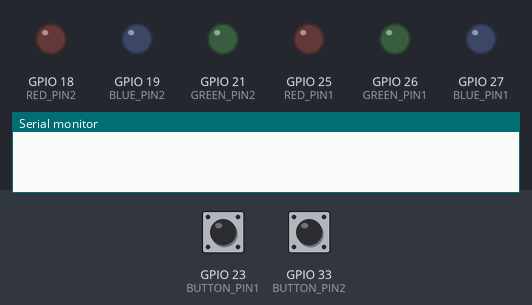
A program run on a simulated ESP32. Shown: output pins drawn as LEDs (lit = HIGH), the last lines printed to the serial monitor. The test bench sets the inputs (shaded band); at power-on: GPIO 23 (BUTTON_PIN1) HIGH, GPIO 33 (BUTTON_PIN2) HIGH.

Above: at 1.2 s.
1.3 s: GPIO 23 (BUTTON_PIN1) pulled LOW for 0.15 s
At 2.7 s:
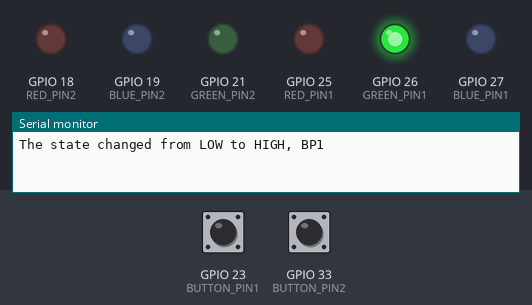
3.0 s: GPIO 33 (BUTTON_PIN2) pulled LOW for 0.15 s
At 4.1 s:
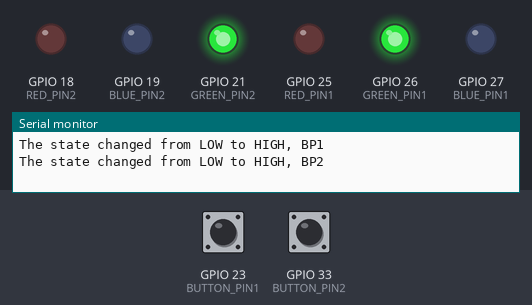
Timing chart, 0 to 6.0 s (numbered marks = the images above; inputs shaded):
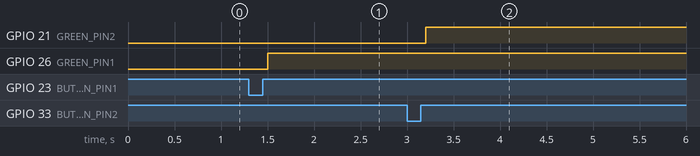

The program:

main.cpp
```cpp
#include <Arduino.h>

#define RED_PIN1 25
#define BLUE_PIN1 27
#define GREEN_PIN1 26
#define RED_PIN2 18
#define BLUE_PIN2 19
#define GREEN_PIN2 21
#define BUTTON_PIN1 23
#define BUTTON_PIN2 33

const char* R = "Red";
const char* G = "Green";
const char* B = "Blue";

int currentState1; int currentState2;
int lastState1 = HIGH; int lastState2 = HIGH;

void loop() {
  currentState1 = digitalRead(BUTTON_PIN1);
  currentState2 = digitalRead(BUTTON_PIN2);
  if(lastState1 == LOW && currentState1 == HIGH)
  {
    Serial.println("The state changed from LOW to HIGH, BP1");
    digitalWrite(GREEN_PIN1, HIGH);
  }

  if(lastState2 == LOW && currentState2 == HIGH)
  {
    Serial.println("The state changed from LOW to HIGH, BP2");
    digitalWrite(GREEN_PIN2, HIGH);
  }

  lastState1 = currentState1;
  lastState2 = currentState2;
  delay(100);
}

void setup() {

  Serial.begin(9600);

  pinMode(BUTTON_PIN1, INPUT_PULLUP);
  pinMode(BUTTON_PIN2, INPUT_PULLUP);
  pinMode(RED_PIN1, OUTPUT);
  pinMode(GREEN_PIN1, OUTPUT);
  pinMode(BLUE_PIN1, OUTPUT);
  pinMode(RED_PIN2, OUTPUT);
  pinMode(GREEN_PIN2, OUTPUT);
  pinMode(BLUE_PIN2, OUTPUT);
  digitalWrite(RED_PIN1, LOW);
  digitalWrite(GREEN_PIN1, LOW);
  digitalWrite(RED_PIN1, LOW);
  digitalWrite(RED_PIN2, LOW);
  digitalWrite(GREEN_PIN2, LOW);
  digitalWrite(RED_PIN2, LOW);
}
```

Measured:
- after the input at 1.3 s, GPIO 26 (GREEN_PIN1): LOW → HIGH after 0.20 s
- after the input at 3.0 s, GPIO 21 (GREEN_PIN2): LOW → HIGH after 0.20 s
